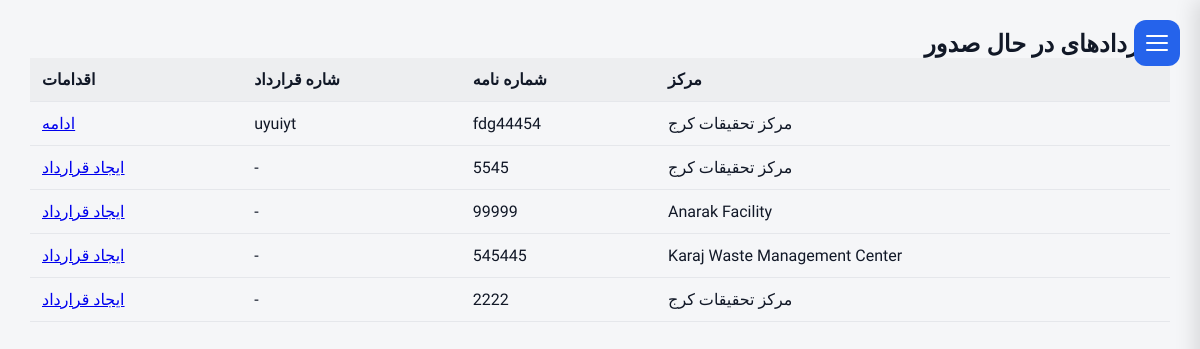
/contract/license (signed in), run on an earlier commit of the app's database.
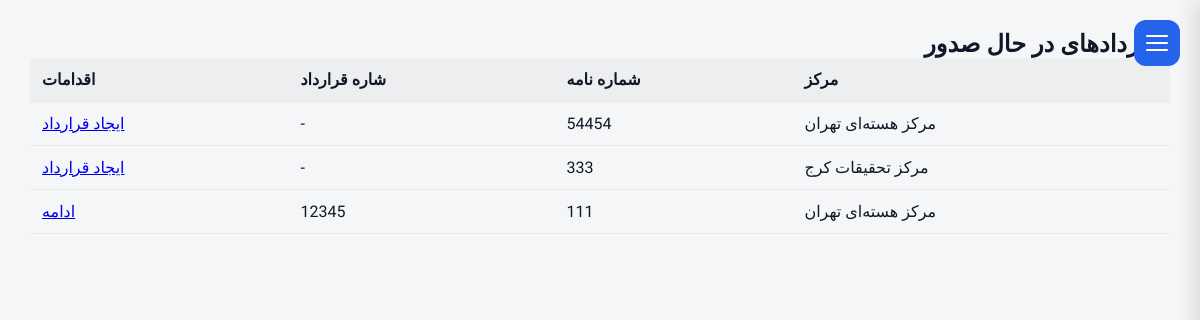
And on a later commit of the database.
### operations/models.py (models this page shows, shortened)
class LicenseRequest(models.Model):
    facility = models.ForeignKey(
        Facility,
        on_delete=models.PROTECT,
        related_name="license_requests",
    )
    letter_number = models.CharField(
        max_length=100,
        blank=True,
        null=True,
    )
    letter_date = models.DateField(
        blank=True,
        null=True,
    )
    status = models.CharField(
        max_length=20,
        choices=LicenseStatus.choices,
        default=LicenseStatus.DRAFT,
    )
    status_date = models.DateTimeField(
        null=True,
        blank=True,
    )
    specification_completed = models.BooleanField(default=False,)
    description = models.TextField(
        _("Description"),
        blank=True,)
    created_by = models.ForeignKey(
        settings.AUTH_USER_MODEL,
        on_delete=models.PROTECT,
    )
    created_at = models.DateTimeField(
        auto_now_add=True,
    )
    updated_at = models.DateTimeField(
        auto_now=True,
    )
    class Meta:
        ordering = ["-created_at"]

### facilities/models.py (models this page shows, shortened)
class Facility(models.Model):
    name = models.CharField(
        _("Facility Name"),
        max_length=255, blank=True,null=True
    )
    responsible_person = models.CharField(
        _("Responsible Person"),
        max_length=150, blank=True,null=True
    )
    telephone = models.CharField(
        _("Telephone"),
        max_length=50, blank=True,null=True
    )
    email = models.EmailField(
        _("Email"),
        blank=True,null=True
    )
    address1 = models.CharField(
        _("Address Line 1"),
        max_length=255, blank=True,null=True
    )
    address2 = models.CharField(
        _("Address Line 2"),
        max_length=255,
         blank=True,null=True
    )
    postal_code = models.CharField(
        _("Postal Code"),
        max_length=20,
         blank=True,null=True
    )
    national_id = models.CharField(
        _("National ID"),
        max_length=50,
         blank=True,null=True
    )
    economic_code = models.CharField(
        _("Economic Code"),
        max_length=50,
         blank=True,null=True
    )
    created_at = models.DateTimeField(
        auto_now_add=True
    )
    updated_at = models.DateTimeField(
        auto_now=True
    )
    class Meta:
        ordering = ["name"]
        verbose_name = _("Facility")
        verbose_name_plural = _("Facilities")

### contract/models.py (models this page shows, shortened)
class LicenseContract(models.Model):
    license = models.OneToOneField(
        LicenseRequest,
        on_delete=models.PROTECT,
        related_name="contract"
    )
    contract_number = models.CharField(
        max_length=100,
        blank=True,
        null=True
    )
    contract_date = models.DateField(
        blank=True,
        null=True
    )
    contract_cost = models.DecimalField(
        max_digits=14,
        decimal_places=2,
        blank=True,
        null=True
    )
    draft_sent_to_customer = models.BooleanField(
        default=False
    )
    draft_sent_date = models.DateField(
        blank=True,
        null=True
    )
    notification_letter_number = models.CharField(
        max_length=30,
        blank=True,
        null=True
    )
    notification_letter_date = models.DateField(
        blank=True,
        null=True
    )
    amendment_notes = models.TextField(
        blank=True,
        null=True
    )
    source_owner = models.CharField(
        max_length=100,
        blank=True,
        null=True
    )
    contract_accountable = models.CharField(
        max_length=100,
        blank=True,
        null=True
    )
    created_at = models.DateTimeField(
        auto_now_add=True
    )
    updated_at = models.DateTimeField(
        auto_now=True
    )

### contract/views.py (the view)
def license_contract_home(request):
    licenses = LicenseRequest.objects.filter(
        status=LicenseStatus.CONTRACTS
    ).select_related(
        "facility",
        "contract",
    )
    return render(
        request,
        "contract/license_contract_home.html",
        {
            "licenses": licenses
        }
    )

### templates/contract/license_contract_home.html
{% extends "base.html" %}
{% load i18n %}
{% block content %}
<h2>
{% trans "Contracts Waiting" %}
</h2>
<table class="table">
<tr>
<th>
{% trans "Facility" %}
</th>
<th>
{% trans "Letter Number" %}
</th>
<th>
{% trans "Contract Number" %}
</th>
<th>
{% trans "Action" %}
</th>
</tr>
{% for license in licenses %}
<tr>
<td>
{{ license.facility.name }}
</td>
<td>
{{ license.letter_number }}
</td>
<td>
{% if license.contract %}
{{ license.contract.contract_number }}
{% else %}
-
{% endif %}
</td>
<td>
{% if license.contract %}
<a href="{% url 'license_contract_update' license.contract.pk %}">
{% trans "Continue" %}
</a>
{% else %}
<a href="{% url 'license_contract_create' license.pk %}">
{% trans "Create Contract" %}
</a>
{% endif %}
</td>
</tr>
{% empty %}
<tr>
<td colspan="4">
{% trans "No contracts waiting." %}
</td>
</tr>
{% endfor %}
</table>
{% endblock %}

### templates/base.html (shortened to what this page needs)
{% load static %}
{% load i18n %}
{% get_current_language as CURRENT_LANGUAGE %}
<!DOCTYPE html>
<html
    lang="{{ CURRENT_LANGUAGE }}"
    dir="{% if CURRENT_LANGUAGE == 'fa' %}rtl{% else %}ltr{% endif %}"
    class="{% if CURRENT_LANGUAGE == 'fa' %}rtl{% else %}ltr{% endif %}"
>
<head>
  <link rel="stylesheet" href="{% static 'css/base.css' %}">
</head>
<body>
<aside class="sidebar" id="sidebar">
    <div class="sidebar-header">
        <button class="menu-btn" id="toggleSidebar">
            <span></span>
            <span></span>
            <span></span>
        </button>
    </div>
    {% load i18n %}
{% get_current_language as LANGUAGE_CODE %}
</aside>
<main class="main" id="main">
    {% block content %}
    {% endblock %}
</main>
<link rel="stylesheet"
      href="{% static 'vendor/jalali-datepicker/jalali-datepicker.css' %}">
</body>
</html>

### static/css/base.css (style rules this page uses)
* { margin:0; padding:0; box-sizing:border-box; }
html.rtl { font-family:Vazirmatn,sans-serif; }
:root { --bg: #f5f6f8; --card: #ffffff; --text: #111827; --muted: #6b7280; --border: #e5e7eb; --primary: #2563eb; --sidebar: #1f2937; --sidebar-text: #374151; }
body { background: var(--bg); color: var(--text); }
.sidebar { position:fixed; top:0; width:280px; height:100vh; background:#fff; padding:20px; transition:.3s ease; z-index:1000; display: flex; flex-direction: column; }
html.rtl .sidebar { box-shadow:-5px 0 20px rgba(0,0,0,.12); right:-280px; left:auto; }
.sidebar-header { display:flex; flex-direction:row; align-items:center; height:70px; border-bottom:1px solid #e5e7eb; padding-bottom:15px; }
html.rtl .menu-btn { right:20px; left:auto; position: fixed; top: 20px; width: 46px; height: 46px; border:none; border-radius:12px; background:#2563eb; display:flex; flex-direction:column; justify-content:center; align-items:center; gap:5px; cursor:pointer; z-index:1200; transition: right .3s ease, transform .25s ease, background .2s; }
.menu-btn span { width:22px; height:2px; background:white; border-radius:5px; transition:.25s; }
.main { padding:30px; text-align:start; }
th, td { padding: 12px; border-bottom: 1px solid var(--border); text-align: left; }
th { background: rgba(0,0,0,0.03); }
button { background: var(--primary); color: white; padding: 8px 14px; border: none; border-radius: 8px; cursor: pointer; }
table { width: max-content; min-width: 100%; border-collapse: collapse; }

What changed in the data, as far as the page shows it:
removed LicenseRequest: facility.name "مرکز تحقیقات کرج", letter_number "fdg44454", contract.contract_number "uyuiyt"
removed LicenseRequest: facility.name "مرکز تحقیقات کرج", letter_number "5545"
removed LicenseRequest: facility.name "Anarak Facility", letter_number "99999"
removed LicenseRequest: facility.name "Karaj Waste Management Center", letter_number "545445"
removed LicenseRequest: facility.name "مرکز تحقیقات کرج", letter_number "2222"
added LicenseRequest: facility.name "مرکز هسته‌ای تهران", letter_number "54454"
added LicenseRequest: facility.name "مرکز تحقیقات کرج", letter_number "333"
added LicenseRequest: facility.name "مرکز هسته‌ای تهران", letter_number "111", contract.contract_number "12345"
